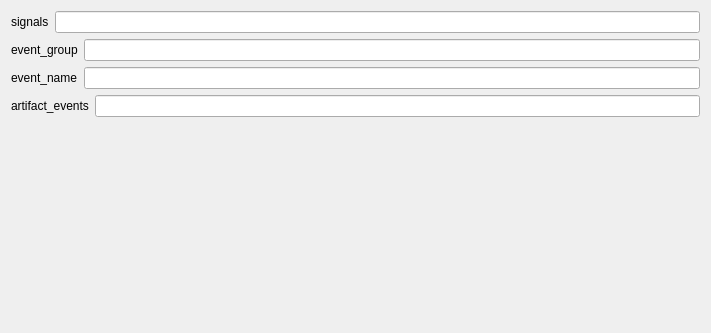
<?xml version="1.0" encoding="UTF-8"?>
<ui version="4.0">
 <class>SumoExampleV1SettingsView</class>
 <widget class="QWidget" name="SumoExampleV1SettingsView">
  <property name="styleSheet">
   <string notr="true">font: 12pt &quot;Roboto&quot;;</string>
  </property>
  <property name="geometry">
   <rect>
    <x>0</x>
    <y>0</y>
    <width>711</width>
    <height>333</height>
   </rect>
  </property>
  <property name="windowTitle">
   <string>Form</string>
  </property>
  <layout class="QVBoxLayout" name="verticalLayout">
   <item>
    <layout class="QHBoxLayout" name="signals_horizontalLayout">
     <item>
      <widget class="QLabel" name="signals_label">
       <property name="text">
        <string>signals</string>
       </property>
      </widget>
     </item>
     <item>
      <widget class="QLineEdit" name="signals_lineedit"/>
     </item>
    </layout>
   </item><item>
    <layout class="QHBoxLayout" name="event_group_horizontalLayout">
     <item>
      <widget class="QLabel" name="event_group_label">
       <property name="text">
        <string>event_group</string>
       </property>
      </widget>
     </item>
     <item>
      <widget class="QLineEdit" name="event_group_lineedit"/>
     </item>
    </layout>
   </item><item>
    <layout class="QHBoxLayout" name="event_name_horizontalLayout">
     <item>
      <widget class="QLabel" name="event_name_label">
       <property name="text">
        <string>event_name</string>
       </property>
      </widget>
     </item>
     <item>
      <widget class="QLineEdit" name="event_name_lineedit"/>
     </item>
    </layout>
   </item><item>
    <layout class="QHBoxLayout" name="artifact_events_horizontalLayout">
     <item>
      <widget class="QLabel" name="artifact_events_label">
       <property name="text">
        <string>artifact_events</string>
       </property>
      </widget>
     </item>
     <item>
      <widget class="QLineEdit" name="artifact_events_lineedit"/>
     </item>
    </layout>
   </item>
   <item>
    <spacer name="verticalSpacer">
     <property name="orientation">
      <enum>Qt::Vertical</enum>
     </property>
     <property name="sizeHint" stdset="0">
      <size>
       <width>20</width>
       <height>40</height>
      </size>
     </property>
    </spacer>
   </item>
  </layout>
 </widget>
 <resources>
  <include location="../../../../snooz-toolbox/src/main/python/ui/themes/themes.qrc"/>
 </resources>
 <connections/>
 </ui>
